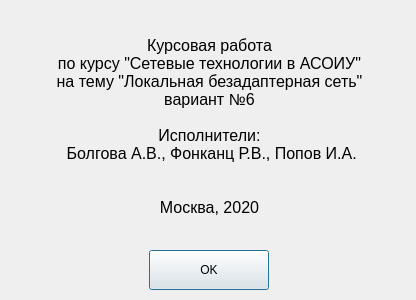
<?xml version="1.0" encoding="UTF-8"?>
<ui version="4.0">
 <class>dialog</class>
 <widget class="QDialog" name="dialog">
  <property name="geometry">
   <rect>
    <x>0</x>
    <y>0</y>
    <width>416</width>
    <height>300</height>
   </rect>
  </property>
  <property name="sizePolicy">
   <sizepolicy hsizetype="Fixed" vsizetype="Fixed">
    <horstretch>0</horstretch>
    <verstretch>0</verstretch>
   </sizepolicy>
  </property>
  <property name="windowTitle">
   <string>Информация</string>
  </property>
  <property name="windowIcon">
   <iconset>
    <normaloff>icon/info.svg</normaloff>icon/info.svg</iconset>
  </property>
  <property name="modal">
   <bool>true</bool>
  </property>
  <widget class="QWidget" name="verticalLayoutWidget">
   <property name="geometry">
    <rect>
     <x>9</x>
     <y>9</y>
     <width>401</width>
     <height>281</height>
    </rect>
   </property>
   <layout class="QVBoxLayout" name="verticalLayout">
    <item>
     <widget class="QLabel" name="label">
      <property name="font">
       <font>
        <family>Ubuntu</family>
        <pointsize>12</pointsize>
        <italic>false</italic>
       </font>
      </property>
      <property name="autoFillBackground">
       <bool>false</bool>
      </property>
      <property name="text">
       <string>Курсовая работа
по курсу &quot;Сетевые технологии в АСОИУ&quot;
на тему &quot;Локальная безадаптерная сеть&quot;
вариант №6

Исполнители:
 Болгова А.В., Фонканц Р.В., Попов И.А.


Москва, 2020</string>
      </property>
      <property name="alignment">
       <set>Qt::AlignCenter</set>
      </property>
     </widget>
    </item>
    <item alignment="Qt::AlignHCenter">
     <widget class="QPushButton" name="bOK">
      <property name="sizePolicy">
       <sizepolicy hsizetype="Fixed" vsizetype="Fixed">
        <horstretch>0</horstretch>
        <verstretch>0</verstretch>
       </sizepolicy>
      </property>
      <property name="minimumSize">
       <size>
        <width>120</width>
        <height>40</height>
       </size>
      </property>
      <property name="text">
       <string>OK</string>
      </property>
     </widget>
    </item>
   </layout>
  </widget>
 </widget>
 <resources/>
 <connections/>
</ui>
